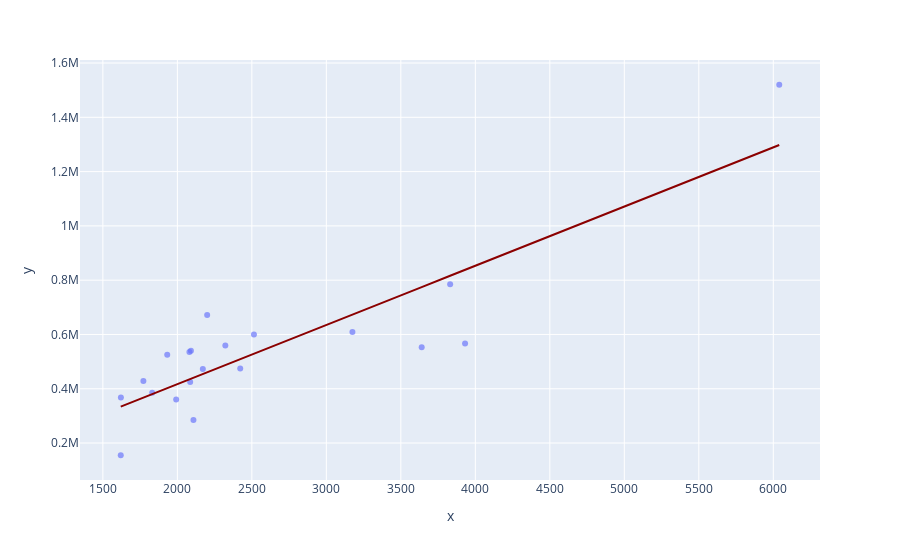

Notebook cell for this chart:
### Code cell
# Plot with Plotly Express
fig = px.scatter(x=X_test['area'], y=y_test, opacity=0.65, 
                trendline='ols', trendline_color_override='darkred')

fig.show()

### Figure 1 — Plotly figure (JSON) as saved in the notebook; plotly's stock layout.template omitted (floating-point values rounded to 4 significant figures)
{"data": [{"hovertemplate": "x=%{x}<br>y=%{y}<extra></extra>", "legendgroup": "", "marker": {"color": "#636efa", "opacity": 0.65, "symbol": "circle"}, "mode": "markers", "name": "", "orientation": "v", "showlegend": false, "type": "scatter", "x": [2322, 1621, 2171, 3831, 1992, 3931, 3175, 2086, 2091, 6040, 2422, 3640, 2514, 1831, 1620, 1772, 1932, 2200, 2081, 2108], "xaxis": "x", "y": [559000, 368000, 473000, 785000, 360000, 567000, 609000, 425000, 540000, 1520000, 475000, 552500, 600000, 385000, 155000, 428500, 525000, 671500, 535000, 285000], "yaxis": "y"}, {"hovertemplate": "<b>OLS trendline</b><br>y = 218.121 * x + -19426.7<br>R<sup>2</sup>=0.758514<br><br>x=%{x}<br>y=%{y} <b>(trend)</b><extra></extra>", "legendgroup": "", "line": {"color": "darkred"}, "marker": {"color": "#636efa", "symbol": "circle"}, "mode": "lines", "name": "", "showlegend": false, "type": "scatter", "x": [1620, 1621, 1772, 1831, 1932, 1992, 2081, 2086, 2091, 2108, 2171, 2200, 2322, 2422, 2514, 3175, 3640, 3831, 3931, 6040], "xaxis": "x", "y": [333900.0, 334100.0, 367100.0, 380000.0, 402000.0, 415100.0, 434500.0, 435600.0, 436700.0, 440400.0, 454100.0, 460400.0, 487000.0, 508900.0, 528900.0, 673100.0, 774500.0, 816200.0, 838000.0, 1298000.0], "yaxis": "y"}], "layout": {"legend": {"tracegroupgap": 0}, "margin": {"t": 60}, "xaxis": {"anchor": "y", "domain": [0, 1], "title": {"text": "x"}}, "yaxis": {"anchor": "x", "domain": [0, 1], "title": {"text": "y"}}}}
